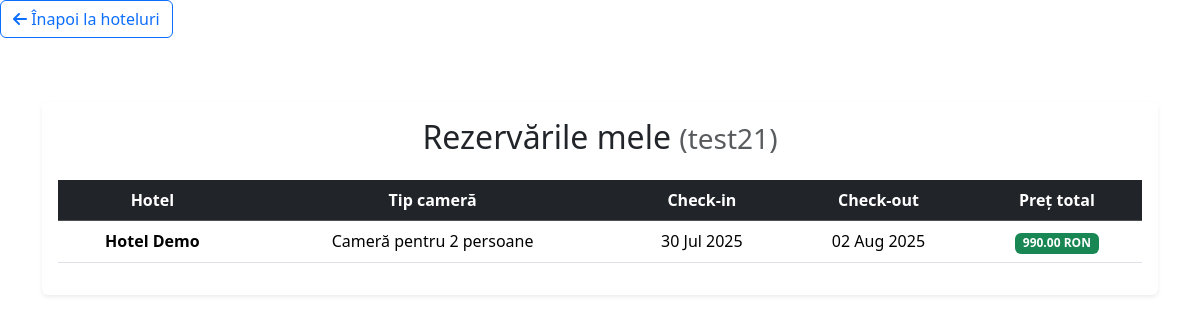
Screenshot of /booking/my-reservations/ (signed in) with the database file from the repository.
### booking/models/user.py (models this page shows)
class CustomUser(AbstractUser):
    age = models.PositiveIntegerField(null=True, blank=True)
    profession = models.CharField(max_length=100, blank=True)
    profile_picture_url = models.URLField(blank=True, null=True)
    reservation_deleted_notification = models.BooleanField(default=False)

### booking/models/reservation.py (models this page shows, shortened)
class Reservation(models.Model):
    user = models.ForeignKey(settings.AUTH_USER_MODEL, on_delete=models.CASCADE)
    hotel = models.ForeignKey(Hotel, on_delete=models.CASCADE)
    room_type = models.CharField(max_length=3, choices=Hotel.HOTEL_TYPES, editable=False)
    start_date = models.DateField()
    end_date = models.DateField()
    total_price = models.DecimalField(max_digits=8, decimal_places=2, blank=True, null=True)

### booking/models/hotel.py (models this page shows, shortened)
class Hotel(models.Model):
    HOTEL_TYPES = [
        ('1P', 'Cameră pentru 1 persoană'),
        ('2P', 'Cameră pentru 2 persoane'),
        ('3P', 'Cameră pentru 3 persoane'),
        ('APT', 'Apartament'),
    ]
    name = models.CharField(max_length=100)
    location = models.CharField(max_length=100)
    description = models.TextField()
    available_types = models.CharField(max_length=3, choices=HOTEL_TYPES)
    price_per_night = models.DecimalField(max_digits=7, decimal_places=2)
    is_active = models.BooleanField(default=True)
    photo_url = models.URLField(blank=True, null=True)

### booking/views/reservation_views.py (the view)
# urls.py: path("my-reservations/", views.my_reservations_view, name="my_reservations"),
@login_required
def my_reservations_view(request):
    reservations = Reservation.objects.filter(user=request.user).select_related('hotel')
    return render(request, 'booking/my_reservations.html', {
        'reservations': reservations,
        'today': date.today(),
    })

### booking/templates/booking/my_reservations.html (shortened to what this page needs)
{% load static %}
<!DOCTYPE html>
<html lang="ro">
<head>
        <a href="{% url 'hotels' %}" class="btn btn-outline-primary mb-3">
            <i class="fas fa-arrow-left"></i> Înapoi la hoteluri
        </a>
    <link href="https://cdn.jsdelivr.net/npm/bootstrap@5.3.3/dist/css/bootstrap.min.css" rel="stylesheet">
    <link href="https://cdnjs.cloudflare.com/ajax/libs/font-awesome/6.5.0/css/all.min.css" rel="stylesheet">
</head>
<body>
    <div class="container mt-5">
        <div class="card shadow-sm border-0">
            <div class="card-body">
                <h2 class="mb-4 text-center">Rezervările mele <small class="text-muted">({{ request.user.username }})</small></h2>
                {% if reservations %}
                    <div class="table-responsive">
                        <table class="table table-hover align-middle text-center">
                            <thead class="table-dark">
                                <tr>
                                    <th>Hotel</th>
                                    <th>Tip cameră</th>
                                    <th>Check-in</th>
                                    <th>Check-out</th>
                                    <th>Preț total</th>
                                </tr>
                            </thead>
                            <tbody>
                                {% for r in reservations %}
                                <tr>
                                    <td><strong>{{ r.hotel.name }}</strong></td>
                                    <td>{{ r.get_room_type_display }}</td>
                                    <td>{{ r.start_date|date:"d M Y" }}</td>
                                    <td>{{ r.end_date|date:"d M Y" }}</td>
                                    <td>
                                        <span class="badge bg-success">{{ r.total_price }} RON</span><br>
                                    </td>
                                </tr>
                                {% endfor %}
                            </tbody>
                        </table>
                    </div>
                {% else %}
                    <div class="alert alert-info text-center">
                        Nu ai nicio rezervare momentan.
                    </div>
                {% endif %}
            </div>
        </div>
    </div>
</body>
</html>

### rows the page displays
CustomUser: user.username "test21"
Reservation: hotel.name "Hotel Demo", room_type "Cameră pentru 2 persoane", start_date "30 Jul 2025", end_date "02 Aug 2025", total_price "990.00"
